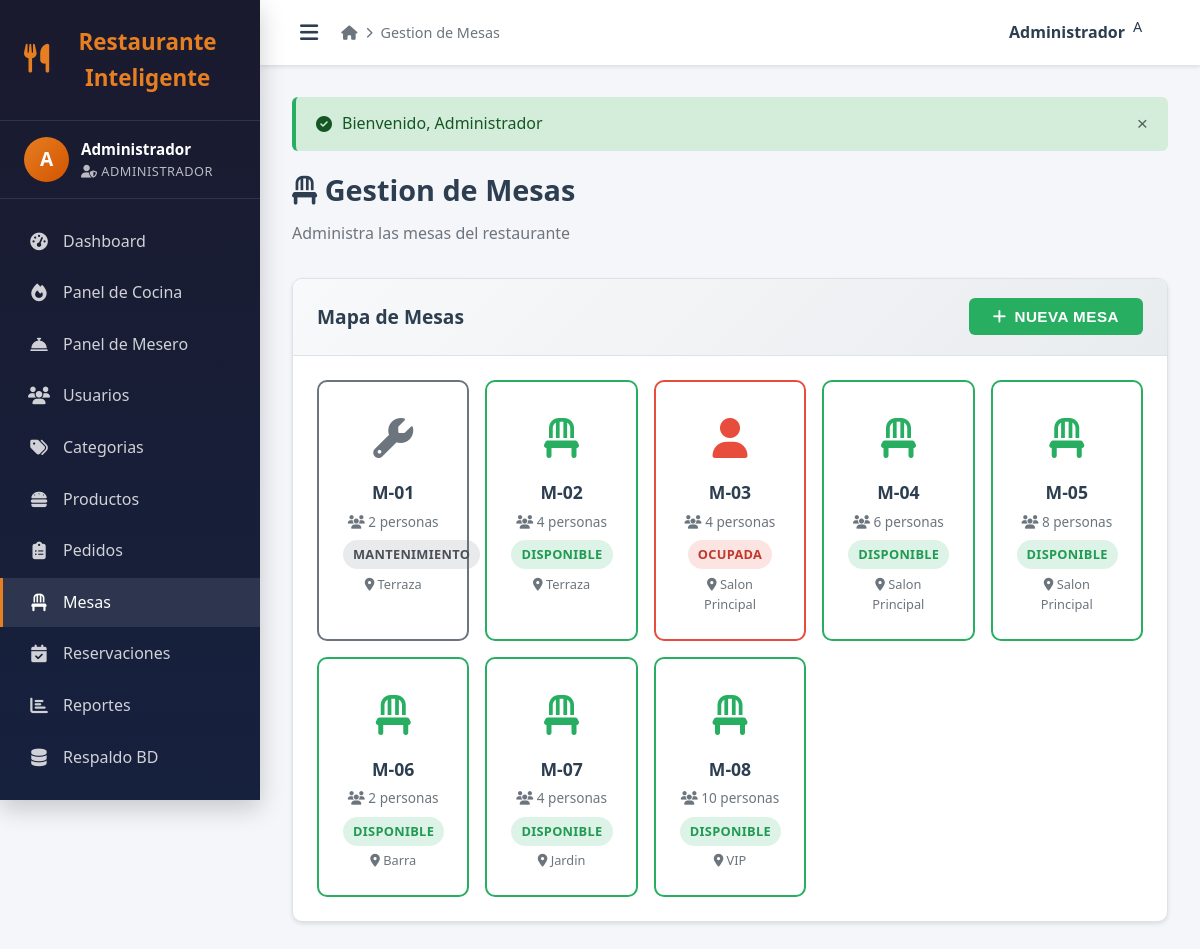
/admin/mesas.php (signed in), run on the app's committed database.
### tables this page shows
CREATE TABLE `mesas` (
  `id` int(11) unsigned NOT NULL AUTO_INCREMENT,
  `numero` varchar(20) NOT NULL,
  `capacidad` int(11) NOT NULL DEFAULT 4,
  `ubicacion` varchar(100) DEFAULT NULL,
  `estado` enum('Disponible','Ocupada','Reservada','Mantenimiento') NOT NULL DEFAULT 'Disponible',
  PRIMARY KEY (`id`),
  UNIQUE KEY `uk_numero` (`numero`)
);

### includes/config.php (called while the page is built, shortened)
<?php
function getEstadoBadge($estado) {
    $badges = [
        'Pendiente' => 'badge-warning',
        'EnPreparacion' => 'badge-info',
        'Listo' => 'badge-success',
        'Entregado' => 'badge-primary',
        'Cancelado' => 'badge-danger',
        'Disponible' => 'badge-success',
        'Ocupada' => 'badge-danger',
        'Reservada' => 'badge-warning',
        'Mantenimiento' => 'badge-secondary',
        'Confirmada' => 'badge-success',
        'Completada' => 'badge-primary'
    ];
    return isset($badges[$estado]) ? $badges[$estado] : 'badge-secondary';
}

### admin/mesas.php (the view, shortened to what this page needs)
<?php
require_once '../includes/config.php';
require_once 'header.php';
$db = getDB();
$mesas = $db->query("SELECT * FROM mesas ORDER BY numero")->fetchAll();
?>
<h1 class="page-title"><i class="fas fa-chair"></i> Gestion de Mesas</h1>
<p class="page-subtitle">Administra las mesas del restaurante</p>
<div class="card">
    <div class="card-header">
        <h3>Mapa de Mesas</h3>
        <button class="btn btn-success" onclick="openModal('createModal')">
            <i class="fas fa-plus"></i> Nueva Mesa
        </button>
    </div>
    <div class="card-body">
        <div class="mesa-grid">
            <?php foreach ($mesas as $mesa): ?>
            <div class="mesa-card <?php echo $mesa['estado']; ?>" onclick='editMesa(<?php echo json_encode($mesa); ?>)'>
                <div class="mesa-icon">
                    <i class="fas fa-<?php echo $mesa['estado'] == 'Disponible' ? 'chair' : ($mesa['estado'] == 'Ocupada' ? 'user' : ($mesa['estado'] == 'Reservada' ? 'clock' : 'wrench')); ?>"></i>
                </div>
                <div class="mesa-numero"><?php echo $mesa['numero']; ?></div>
                <div class="mesa-capacidad"><i class="fas fa-users"></i> <?php echo $mesa['capacidad']; ?> personas</div>
                <div style="margin-top: 0.5rem;">
                    <span class="badge <?php echo getEstadoBadge($mesa['estado']); ?>"><?php echo $mesa['estado']; ?></span>
                </div>
                <?php if ($mesa['ubicacion']): ?>
                <div style="font-size: 0.8rem; color: var(--color-gray); margin-top: 0.3rem;">
                    <i class="fas fa-map-marker-alt"></i> <?php echo $mesa['ubicacion']; ?>
                </div>
                <?php endif; ?>
            </div>
            <?php endforeach; ?>
        </div>
    </div>
</div>
<?php require_once 'footer.php'; ?>

### assets/css/style.css (style rules this page uses)
:root { --color-primary: #e67e22; --color-primary-dark: #d35400; --color-primary-light: #f39c12; --color-secondary: #2c3e50; --color-secondary-light: #34495e; --color-success: #27ae60; --color-danger: #e74c3c; --color-warning: #f39c12; --color-info: #3498db; --color-dark: #1a1a2e; --color-light: #f8f9fa; --color-white: #ffffff; --color-gray: #6c757d; --color-gray-light: #e9ecef; --color-border: #dee2e6; --shadow-sm: 0 2px 4px rgba(0,0,0,0.1); --shadow-md: 0 4px 12px rgba(0,0,0,0.15); --shadow-lg: 0 8px 24px rgba(0,0,0,0.2); --radius-sm: 6px; --radius-md: 10px; --radius-lg: 16px; --transition: all 0.3s ease; --font-main: 'Segoe UI', Tahoma, Geneva, Verdana, sans-serif; }
*, *::before, *::after { box-sizing: border-box; margin: 0; padding: 0; }
html { scroll-behavior: smooth; font-size: 16px; }
body { font-family: var(--font-main); background-color: #f5f6fa; color: var(--color-secondary); line-height: 1.6; min-height: 100vh; }
.btn { display: inline-flex; align-items: center; justify-content: center; gap: 8px; padding: 10px 24px; border: none; border-radius: var(--radius-sm); font-size: 0.95rem; font-weight: 600; cursor: pointer; transition: var(--transition); text-transform: uppercase; letter-spacing: 0.5px; }
.btn-success { background: var(--color-success); color: var(--color-white); }
.card { background: var(--color-white); border-radius: var(--radius-md); box-shadow: var(--shadow-sm); overflow: hidden; transition: var(--transition); border: 1px solid var(--color-border); }
.card-header { padding: 1.2rem 1.5rem; border-bottom: 1px solid var(--color-border); background: linear-gradient(135deg, #f8f9fa, #e9ecef); display: flex; justify-content: space-between; align-items: center; }
.card-header h2, .card-header h3 { font-size: 1.2rem; color: var(--color-secondary); margin: 0; }
.card-body { padding: 1.5rem; }
.badge { display: inline-flex; align-items: center; gap: 4px; padding: 4px 10px; border-radius: 20px; font-size: 0.8rem; font-weight: 600; text-transform: uppercase; letter-spacing: 0.3px; }
.badge-success { background: rgba(39, 174, 96, 0.15); color: #219a52; }
.badge-danger { background: rgba(231, 76, 60, 0.15); color: #c0392b; }
.badge-secondary { background: rgba(108, 117, 125, 0.15); color: #495057; }
.page-title { font-size: 1.8rem; color: var(--color-secondary); margin-bottom: 0.5rem; font-weight: 700; }
.page-subtitle { color: var(--color-gray); margin-bottom: 2rem; }
.mesa-grid { display: grid; grid-template-columns: repeat(auto-fill, minmax(150px, 1fr)); gap: 1rem; }
.mesa-card { background: var(--color-white); border-radius: var(--radius-md); padding: 1.5rem; text-align: center; border: 2px solid var(--color-border); transition: var(--transition); cursor: pointer; }
.mesa-card.Disponible { border-color: var(--color-success); }
.mesa-card.Ocupada { border-color: var(--color-danger); }
.mesa-card.Mantenimiento { border-color: var(--color-gray); }
.mesa-icon { font-size: 2.5rem; margin-bottom: 0.5rem; }
.mesa-card.Disponible .mesa-icon { color: var(--color-success); }
.mesa-card.Ocupada .mesa-icon { color: var(--color-danger); }
.mesa-card.Mantenimiento .mesa-icon { color: var(--color-gray); }
.mesa-numero { font-weight: 700; font-size: 1.1rem; margin-bottom: 0.3rem; }
.mesa-capacidad { font-size: 0.85rem; color: var(--color-gray); }

### data on the page
mesas: numero "M-01", capacidad "2", estado "MANTENIMIENTO", ubicacion "Terraza"
mesas: numero "M-02", capacidad "4", estado "DISPONIBLE", ubicacion "Terraza"
mesas: numero "M-03", capacidad "4", estado "OCUPADA", ubicacion "Salon Principal"
mesas: numero "M-04", capacidad "6", estado "DISPONIBLE", ubicacion "Salon Principal"
mesas: numero "M-05", capacidad "8", estado "DISPONIBLE", ubicacion "Salon Principal"
mesas: numero "M-06", capacidad "2", estado "DISPONIBLE", ubicacion "Barra"
mesas: numero "M-07", capacidad "4", estado "DISPONIBLE", ubicacion "Jardin"
mesas: numero "M-08", capacidad "10", estado "DISPONIBLE", ubicacion "VIP"

### other printed values
APP_NAME "Restaurante Inteligente"
substr($_SESSION['usuario_nombre'], 0, 1) "A"
$_SESSION['usuario_nombre'] "Administrador"
$_SESSION['usuario_rol'] "ADMINISTRADOR"
$pageTitle "Gestion de Mesas"
$flash['mensaje'] "Bienvenido, Administrador"
